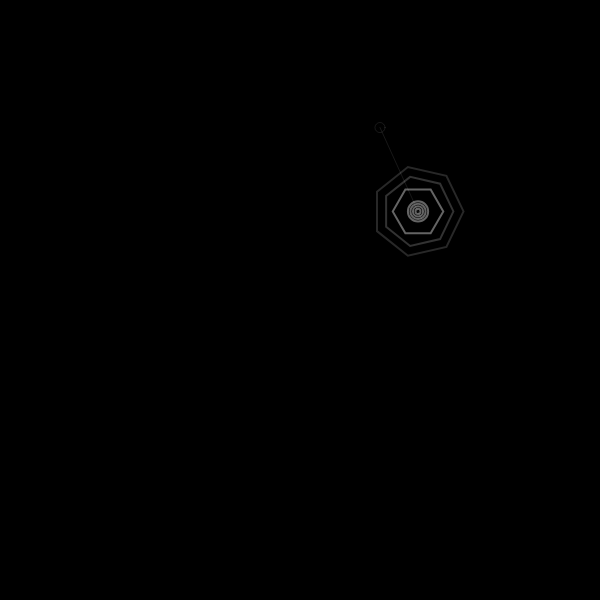
Frame 1 (no input)
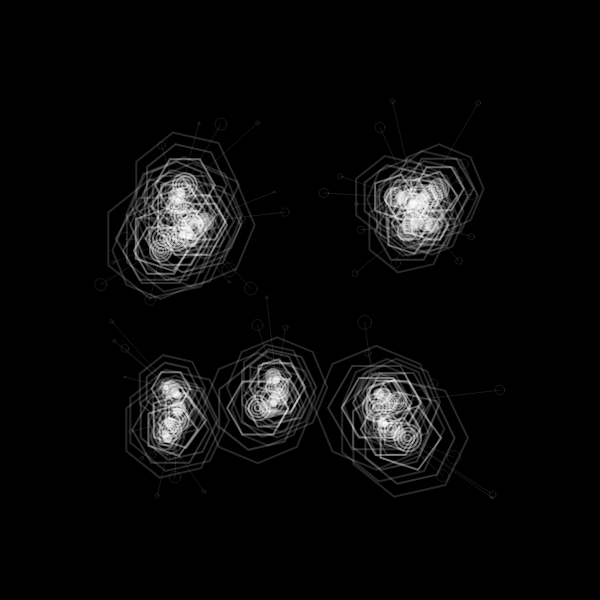
Frame 60 (no input)
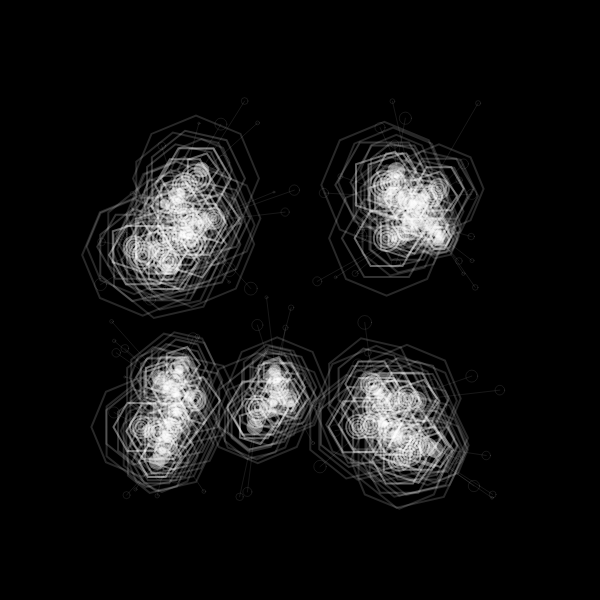
Frame 120 (the mouse pressed at the canvas centre since frame 60)

The p5.js sketch that drew these frames (run headless with seeded random() and noise() and a simulated clock; from frame 60 on, the mouse is pressed at the canvas centre):

// p5.js sketch
// ── sketch.js
let hexx;

let currentCount = 5;
const margin = 100;
const maxCount = currentCount * 200;

const x = Array(maxCount);
const y = Array(maxCount);
const r = Array(maxCount);

const randomR = () => random(1, 7);
const randomX = () => random(margin, width - margin);
const randomY = () => random(margin, height - margin);

function setup () {
  createCanvas(600, 600);
  background(0);

  for (let i = 0; i < currentCount; i++) {
    r[i] = randomR();
    x[i] = randomX();
    y[i] = randomY();
  }
}

function polygon(x, y, radius, npoints) {
  const angle = TWO_PI / npoints;

  beginShape();
    for (let a = 0; a < TWO_PI; a += angle) {
      const sx = x + cos(a) * radius;
      const sy = y + sin(a) * radius;
      vertex(sx, sy);
    }
  endShape(CLOSE);
}

function draw () {
  const newR = randomR();
  const newX = randomX();
  const newY = randomY();

  // Longest distance is the diagonal
  let closestD = sqrt(width * width + height * height);
  let closestIn = 0;

  for (let i = 0; i < currentCount; i++) {
    const newD = dist(newX, newY, x[i] - 1, y[i] - 1);

    if (newD < closestD) {
      closestD = newD;
      closestIn = i;
    }
  }

  const angle = atan2(newY - y[closestIn], newX - x[closestIn]);
  const i = currentCount;
  currentCount++;

  x[i] = x[closestIn] + cos(angle) * (r[closestIn] + newR);
  y[i] = y[closestIn] + sin(angle) * (r[closestIn] + newR);
  r[i] = newR;

  showHistoryPath(newX, newY, newR, closestIn);

  stroke(255, 150);
  strokeWeight(r[i] / 2);
  fill(255);
  noStroke();

  noFill();
  stroke(255, 100);
  strokeWeight(2);

  circle(x[i], y[i], r[i] * 4);
  circle(x[i], y[i], r[i] * 3);
  circle(x[i], y[i], r[i] * 2);
  circle(x[i], y[i], r[i] * 1);

  stroke(255, 100);
  polygon(x[i], y[i], r[i] * 5, int(random(5, 7)));

  stroke(255, 50);
  polygon(x[i], y[i], r[i] * 7, int(random(6, 8)));

  stroke(255, 40);
  polygon(x[i], y[i], r[i] * 9, int(random(7, 9)));

  if (currentCount >= maxCount) {
    console.log("Limit reached: " + maxCount);
    noLoop();
  }
}

const showHistoryPath = (_x, _y, _r, inx) => {
  noFill();
  stroke(255);
  strokeWeight(0.1);
  circle(_x, _y, _r * 2);
  line(_x, _y, x[inx], y[inx]);
}

const timestamp = () => {
  const now = Calendar.getInstance();
  return String.format("%1$ty%1$tm%1$td_%1$tH%1$tM%1$tS", now);
}

const keyReleased = () => {
  if (key == 's') {
    const msg = "growthStructures-" + timestamp() + "-" + frameCount + ".png";
    saveFrame(msg);
    console.log("Saved: " + msg);
  }
}
